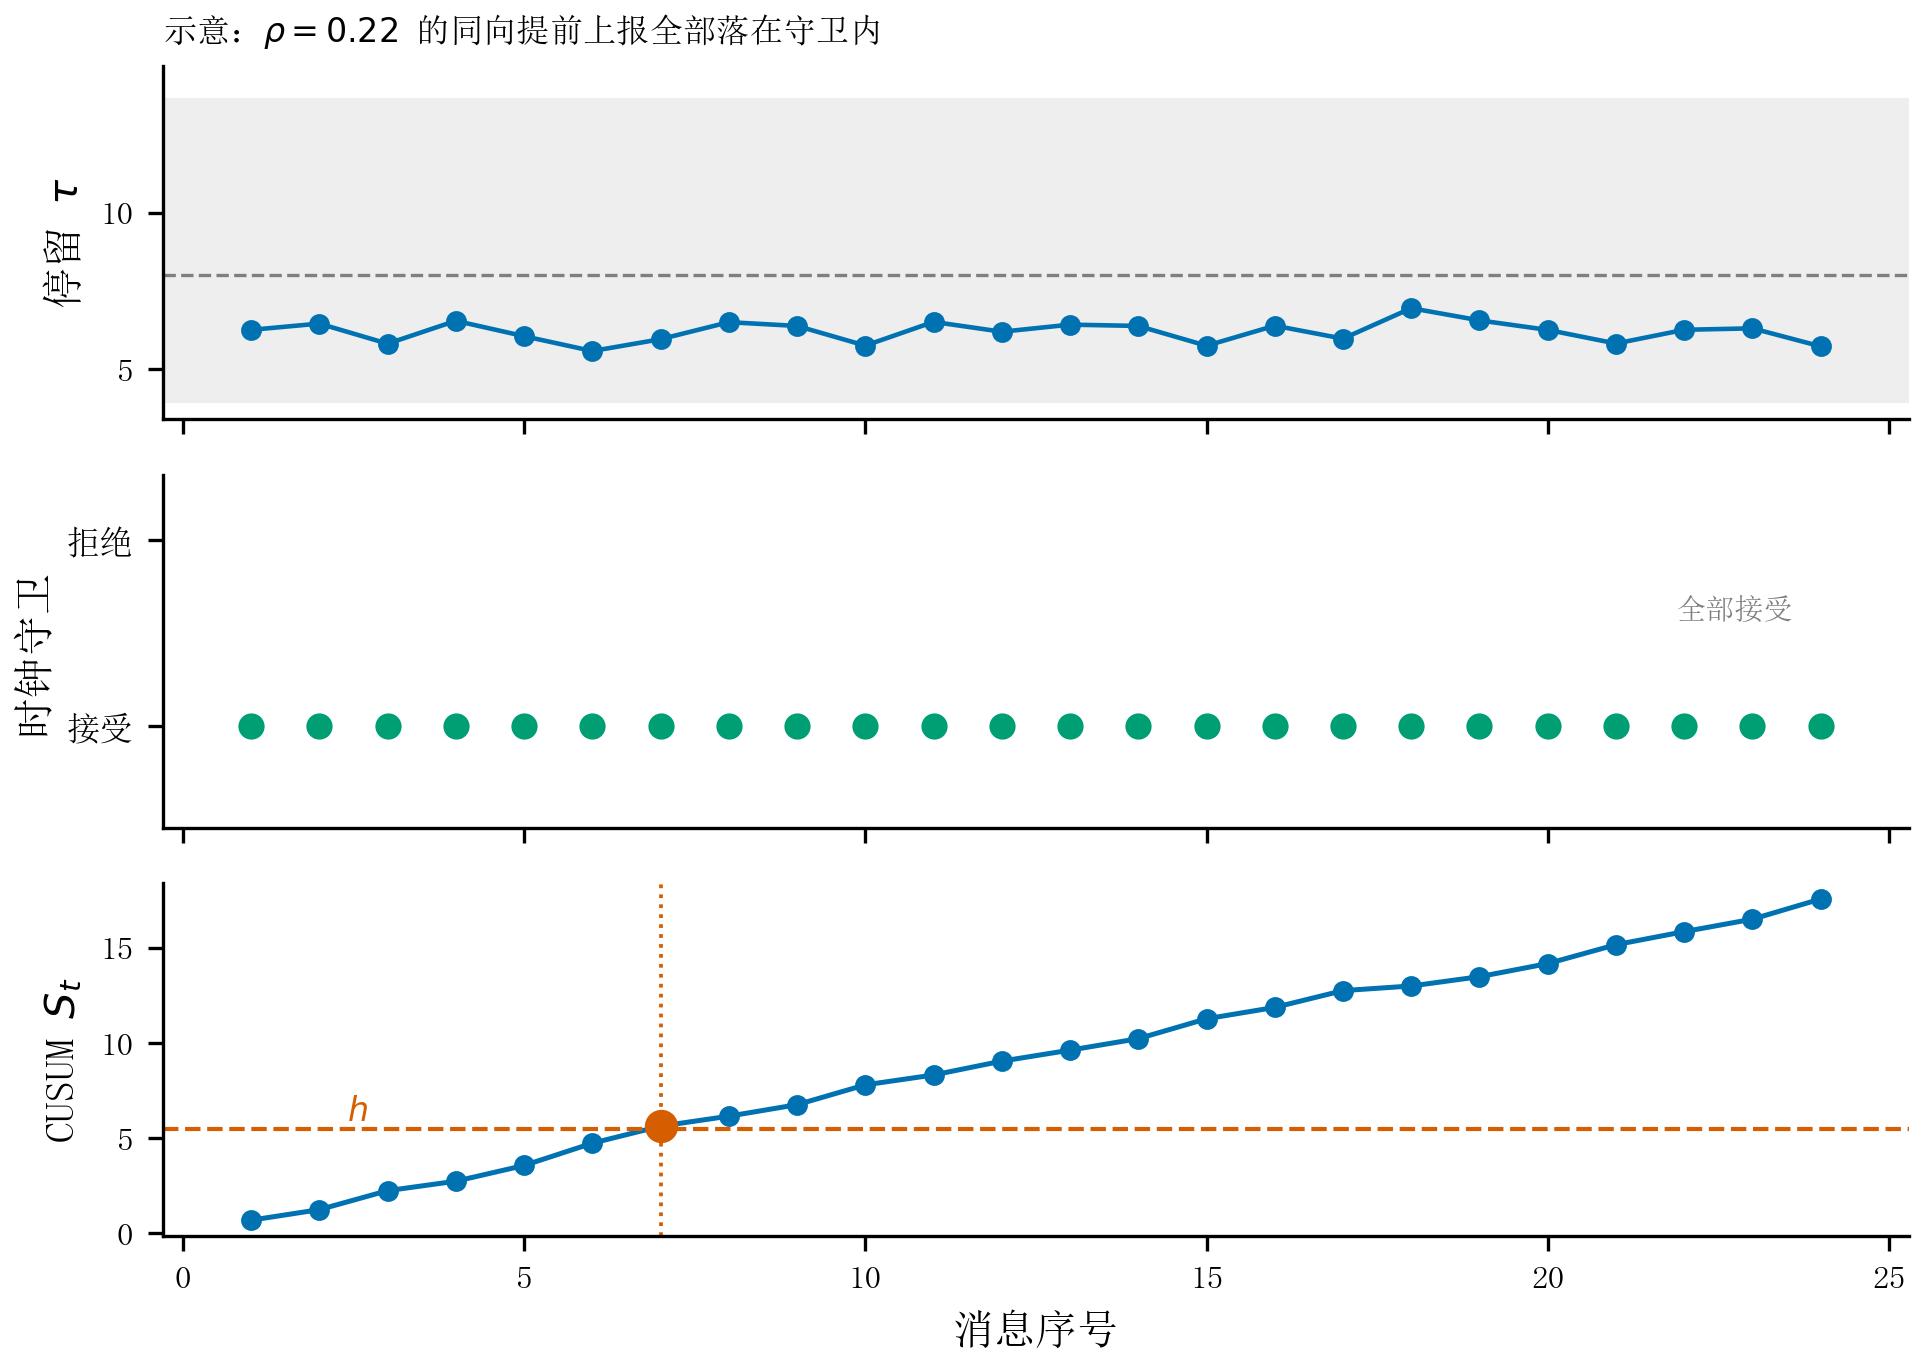

Write Python code to recreate this figure.
# -*- coding: utf-8 -*-
"""Schematic: every sample inside the clock guard, CUSUM still crosses."""
from __future__ import print_function, division

import os
import sys

import numpy as np
import matplotlib.pyplot as plt

HERE = os.path.dirname(os.path.abspath(__file__))
sys.path.insert(0, HERE)

from _style import (  # noqa: E402
    FP_SM, FP_TINY, C_OURS, C_B4, C_LAB, C_TIME, apply_style, save, set_cjk,
)


def main():
    apply_style()
    rng = np.random.RandomState(4)
    n = 24
    mu = 8.0
    rho = 0.22
    log_tau = np.log(mu) + np.log(1.0 - rho) + rng.normal(0.0, 0.07, size=n)
    tau = np.exp(log_tau)
    lo, hi = 0.50 * mu, 1.70 * mu
    inside = (tau >= lo) & (tau <= hi)
    if not inside.all():
        raise RuntimeError("schematic points escaped the clock guard")
    z = (log_tau - np.log(mu)) / 0.236
    h, c = 5.5, 0.35
    S = np.zeros(n)
    for i in range(n):
        prev = 0.0 if i == 0 else S[i - 1]
        S[i] = max(0.0, prev + (-z[i]) - c)

    t = np.arange(1, n + 1)
    fig, axes = plt.subplots(3, 1, figsize=(6.6, 4.75), sharex=True)
    ax = axes[0]
    ax.axhspan(lo, hi, color="#EEEEEE", zorder=0)
    ax.plot(t, tau, "o-", color=C_OURS, markersize=4, linewidth=1.1, zorder=2)
    ax.axhline(mu, color=C_LAB, linestyle="--", linewidth=0.8, zorder=1)
    set_cjk(ax, ylabel=u"停留 $\\tau$")
    ax.set_title(
        u"示意：$\\rho{=}0.22$ 的同向提前上报全部落在守卫内",
        fontproperties=FP_SM, loc="left")
    ax.set_ylim(lo * 0.85, hi * 1.08)

    ax = axes[1]
    ax.scatter(t, np.zeros(n), s=28, c=C_B4, zorder=3)
    ax.set_yticks([0.0, 1.0])
    ax.set_yticklabels([u"接受", u"拒绝"], fontproperties=FP_SM)
    set_cjk(ax, ylabel=u"时钟守卫")
    ax.set_ylim(-0.55, 1.35)
    ax.text(n - 0.4, 0.58, u"全部接受", ha="right",
            fontproperties=FP_TINY, color=C_LAB)

    ax = axes[2]
    ax.plot(t, S, "o-", color=C_OURS, markersize=4, linewidth=1.2)
    ax.axhline(h, color=C_TIME, linestyle="--", linewidth=1.0)
    ax.text(2.4, h + 0.45, u"$h$", color=C_TIME, fontproperties=FP_SM)
    hit = np.where(S >= h)[0]
    if len(hit) == 0:
        raise RuntimeError("schematic CUSUM never crossed h")
    ax.axvline(hit[0] + 1, color=C_TIME, linestyle=":", linewidth=0.9)
    ax.plot(hit[0] + 1, S[hit[0]], "o", color=C_TIME, markersize=7)
    set_cjk(ax, xlabel=u"消息序号", ylabel=u"CUSUM $S_t$")
    fig.tight_layout()
    save(fig, "fig_guard_cusum_CN")


if __name__ == "__main__":
    main()
